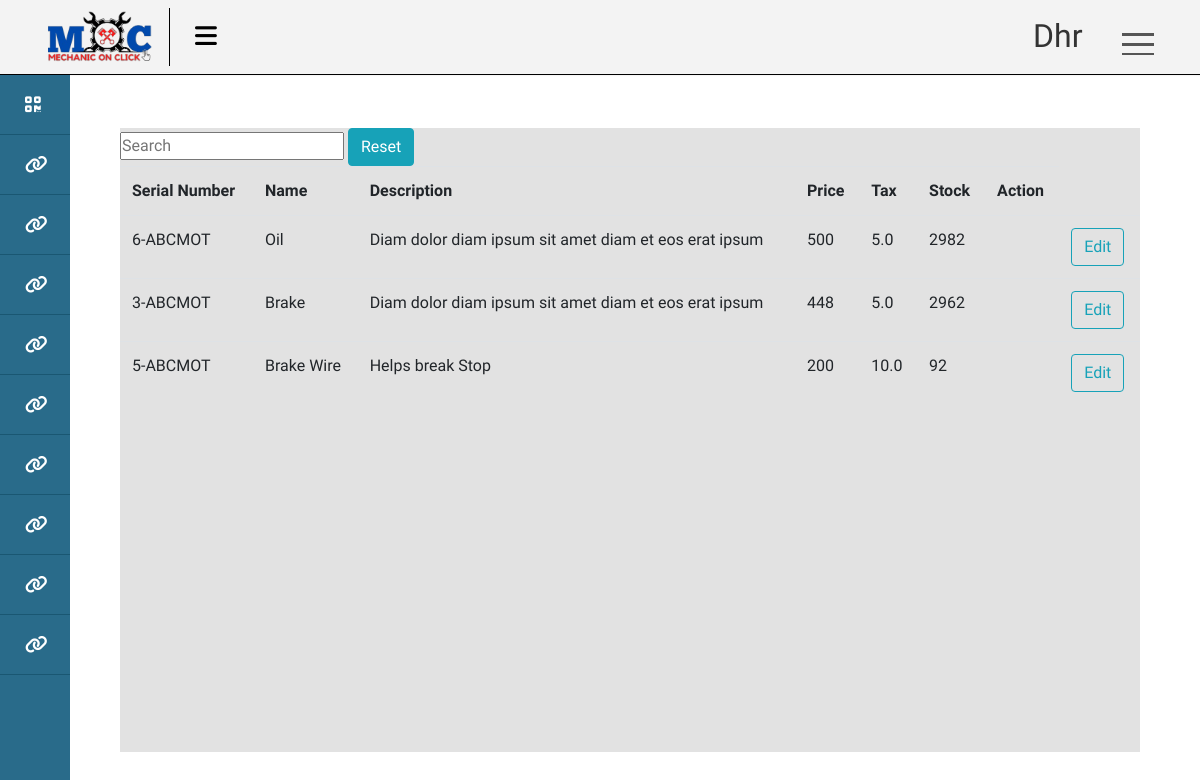
The page /products/ (signed in) on the database its author committed.
### account/models.py (models this page shows)
class User(AbstractUser):
    class Role(models.TextChoices):
        ADMIN = "ADMIN" , "Admin"
        CUSTOMER = 'CUSTOMER' , "Customer"
        EMPLOYEE = 'EMPLOYEE' , 'Employee'
        HR = 'HR' , 'Human Resource Manager'
        SM = 'SM' , 'Service Manager'
        SA = 'SA' , 'Service Advisor'
        NA = 'NA' , 'NA'
        BSM = 'BSM' , 'Body Shop Manager'
        BSA = 'BSA' , 'Body Shop Advisor'
        CRM = 'CRM' , 'Customer Relationship Manager'
        SPM = 'SPM' , 'Spare Part Manager'
        SPE = 'SPE' , 'Spare Part Executive'
        AM  = 'AM' , 'Account Manager'
    phone = models.CharField(max_length=13,unique=True , null=True , blank=True)
    role = models.CharField(max_length=50 , choices=Role.choices ,default= Role.CUSTOMER)
    is_active = models.BooleanField(default=False)

### ERP/models.py (models this page shows, shortened)
class CenterProduct(models.Model):
    name = models.CharField(max_length=100)
    description = models.CharField(max_length=400, default="Diam dolor diam ipsum sit amet diam et eos erat ipsum")
    purchase_price = models.IntegerField(default=300)
    price = models.IntegerField(default=500)
    center = models.ForeignKey(Center,on_delete= models.CASCADE)
    serial_number = models.CharField(max_length=50 , unique=True)
    tax = models.FloatField(default=5)
    stock = models.IntegerField(default=0)

### account/decorators.py (the view)
        def wrapper(request , *args, **kwargs):
            group = None
            role = request.user.role
            if role in allowed_roles:
                return view_func(request , *args, **kwargs)
            else :
                return redirect('unauth_page')

### ERP/views.py (called while the page is built)
@login_required(login_url= 'login_page')
@allowed_users(allowed_roles=[User.Role.EMPLOYEE,User.Role.ADMIN])
def center_product_list(request):
    admin = Employee.objects.get(user = request.user )
    center = admin.center
    products = CenterProduct.objects.filter(center = center)
    context = {
        'products' : products
        }
    return render(request,'ERP/product/list_view.html',context)

### templates/ERP/product/list_view.html (shortened to what this page needs)
{% extends 'ERP/base.html' %}
{% load static %}
{% block content %}
{% include 'ERP/search_widget.html' %}
<table id="myTable" class = 'table'>
    <tr>
        <th>Serial Number</th>
        <th>Name</th>
        <th>Description</th>
        <th>Price</th>
        <th>Tax</th>
        <th>Stock</th>
        <th>Action</th>
        </tr>
        {% for product in products %}
        <tr>
            <td>{{product.serial_number}}</td>
            <td>{{product.name}}</td>
            <td>{{product.description}}</td>
            <td>{{product.price}}</td>
            <td>{{product.tax}}</td>
            <td>{{product.stock}}</td>
            <td>{{product.additional_products}}</td>
            <td>
                <a class="btn btn-outline-info" href="{% url 'edit_product' product.id %}">Edit</a>
            </td>
        </tr>
        {% endfor %}
        </table>
{% endblock %}

### templates/ERP/base.html (shortened to what this page needs)
{% load static %}
<!DOCTYPE html>
<html lang="en">
<head>
   <link rel="stylesheet" href="{% static 'css/dashboard.css' %}">
   <link rel="stylesheet" href="https://cdn.jsdelivr.net/npm/bootstrap@4.0.0/dist/css/bootstrap.min.css">
 </head>
</head>
<body>
<div id="main">
 <div class="wrapper hover_collapse">
	<div class="top_navbar">
		<div class="logo"><img src="{% static 'img/MoC.png' %}" alt=""></div>
		<div class="menu">
			<div class="hamburger">
				<i class="fas fa-bars"></i>
			</div>
		</div>
	</div>
    <div class="navigation">
		<div class="userBx">
			<p class="username">{{request.user}}</p>
		</div>
		<div class="menuToggle"></div>
      <ul class="menu2">
	  </ul>
	</div>
	{% include 'ERP/dashboard/main_dash.html' %}
	<div class="box">
        {% block content %}
        {% endblock %}
	</div>
</div>
</div>
</body>
</html>

### static/css/dashboard.css (style rules this page uses)
* { font-family: "Baloo Paaji 2", cursive; margin: 0; padding: 0; box-sizing: border-box; list-style: none; text-decoration: none; }
body { background: #ffffff; }
#main { width:100%; height:100%; background-color: salmon; }
.top_navbar { position: fixed; top: 0; left: 0; width: 100%; height: 75px; background: #f3f3f3; box-shadow: 1px 0 2px rgba(0, 0, 0, 0.125); display: flex; align-items: center; border-bottom: 1px solid #000000; }
.top_navbar .logo { width: 170px; padding: 0px 45px; color: white; border-right: 1px solid #000000; }
.top_navbar > .logo > img { width: 110px; }
.top_navbar .menu { width: calc(50% - 250px); padding: 0 25px; display: flex; justify-content: space-between; align-items: center; }
.top_navbar .hamburger { font-size: 25px; cursor: pointer; color: rgb(0, 0, 0); }
.navigation { position: absolute; top: 0px; top: 14px; right: 32px; width: 160px; height: 69px; display: flex; justify-content: space-between; transition: height 0.5s, width 0.5s; overflow: hidden; z-index: 9999; border-radius: 25px; }
.navigation .userBx { position: relative; width: 60px; height: 60px; display: flex; margin-left: 12%; display: flex; align-items: center; justify-content: space-evenly; transition: 0.5s; transition-delay: 0.5s; }
.navigation .userBx .username { white-space: nowrap; text-overflow: hidden; margin-left: 2%; color: #333; font-size: 32px; }
.navigation .menuToggle { position: relative; width: 60px; height: 60px; cursor: pointer; display: flex; justify-content: center; align-items: center; }
.navigation .menuToggle::before { content: ""; position: absolute; width: 32px; height: 3px; background-color: #555; transform: translateY(-10px); box-shadow: 0 10px #555; transition: 0.5s; }
.navigation .menuToggle::after { content: ""; position: absolute; width: 32px; height: 2px; background-color: #555; transform: translateY(10px); transition: 0.5s; }
.menu2 { position: absolute; width: 100%; height: calc(100%-60px); margin-top: 60px; padding: 20px; border-top: 1px solid black; }
#main .box { position: fixed; width: 85%; height: 78%; background-color: #e2e2e2; position: absolute; right:5%; bottom: 6%; }

### rows shown on the page
User: user "Dhr"
CenterProduct: serial_number "6-ABCMOT", name "Oil", description "Diam dolor diam ipsum sit amet diam et eos erat ipsum", price "500", tax "5.0", stock "2982"
CenterProduct: serial_number "3-ABCMOT", name "Brake", description "Diam dolor diam ipsum sit amet diam et eos erat ipsum", price "448", tax "5.0", stock "2962"
CenterProduct: serial_number "5-ABCMOT", name "Brake Wire", description "Helps break Stop", price "200", tax "10.0", stock "92"
